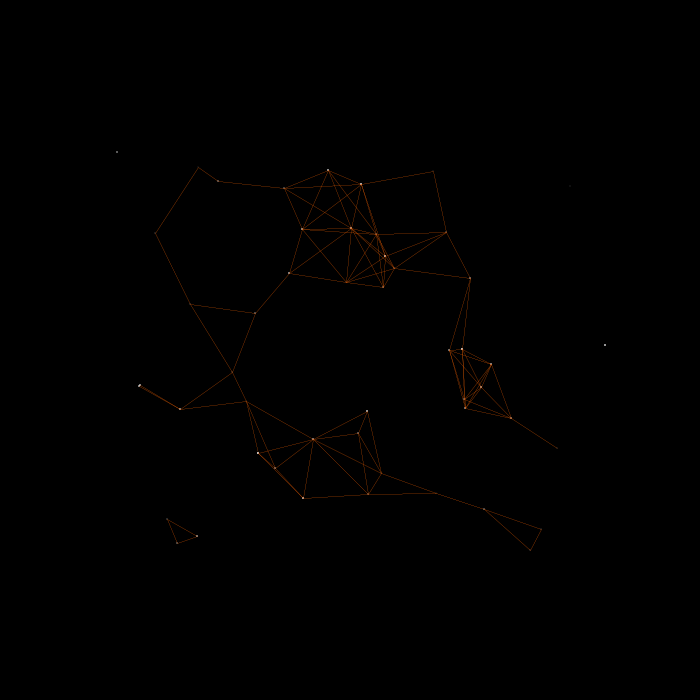
Frame 1 (no input)
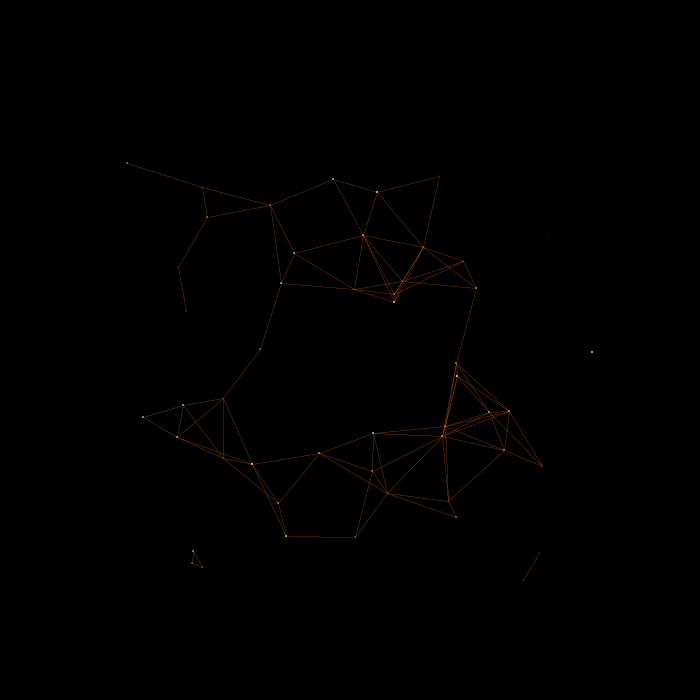
Frame 60 (the mouse pressed at the canvas centre just before this capture)
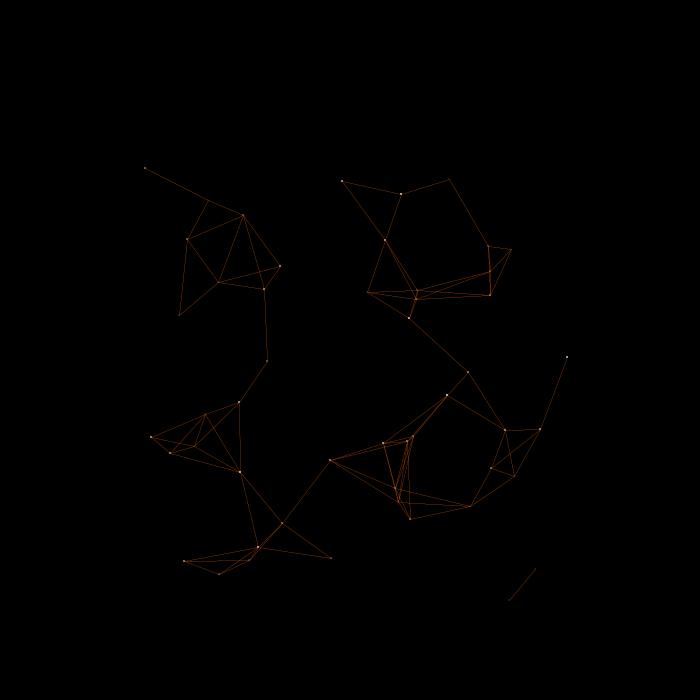
Frame 120 (the mouse held since frame 60 and released just before this capture)

The Processing sketch that drew these frames (run headless with seeded random() and noise(); from frame 60 on, the mouse is pressed at the canvas centre):

// Processing sketch: processing_169501
// ── processing_169501.pde

ArrayList<Particle> particles;
float numParticles;
float reactionDist; // distance at which particles should react with each other
float lineOdds; // 0 to 100, what are the odds we'll draw a line if two particles are close enough?

void setup() {
  size(700, 700);
  smooth();
  frameRate(60);

  particles = new ArrayList();
  numParticles = 50;
  reactionDist = 80;
  lineOdds = 100;

  for (int i = 0; i < numParticles; i++) {
    particles.add(new Particle(random(width/5, width-(width/5)), random(height/5, height-(height/5)), random(0.5, 2)));
  }
}

void draw() {
  background(0);

  for (int i = 0; i < particles.size(); i++) {
    Particle p = (Particle) particles.get(i);
    p.draw();
  }

  // detect distance & draw lines
  for (int i = 0; i < particles.size(); i++) {
    Particle p1 = (Particle) particles.get(i);
    for (int j = 0; j < particles.size(); j++) {
      Particle p2 = (Particle) particles.get(j);
      if (p1 != p2) {
        if (dist(p1.x, p1.y, p2.x, p2.y) <= reactionDist) {
          if (random(0, 100) <= lineOdds) { 
            stroke(255, 100, 0);
            strokeWeight(0.1);
            line(p1.x, p1.y, p2.x, p2.y);
          }
        }
      }
    }
  }
}

class Particle {

  float cx, cy; // animated pos
  float x, y;
  float rx, ry; // radius
  float rT;
  float size;
  float alpha;

  Particle(float x, float y, float size) {
    this.cx = x;
    this.cy = y;
    this.size = size;

    rx = random(10, 80);
    ry = random(10, 80);
    rT = random(1000, 3000);
    if (random(100) < 50) {
      rx = rx * -1;
    } 
  }

  void draw() {
    float t = millis()/rT; // speed
    x = (int)(cx + rx * cos (t));
    y = (int)(cy + ry * sin (t));

    noStroke();
    fill(255);
    ellipse(x, y, size, size);
  }
}
